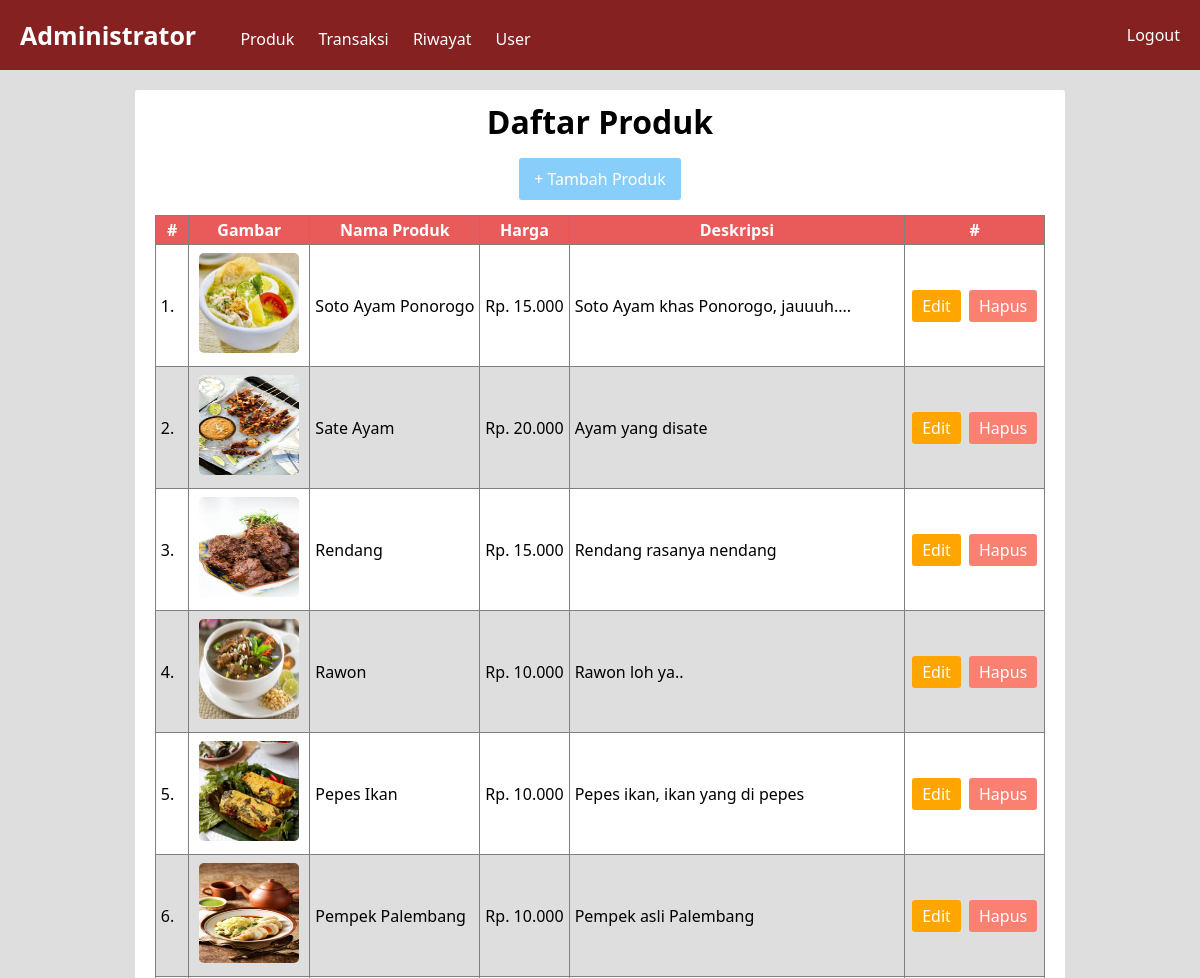
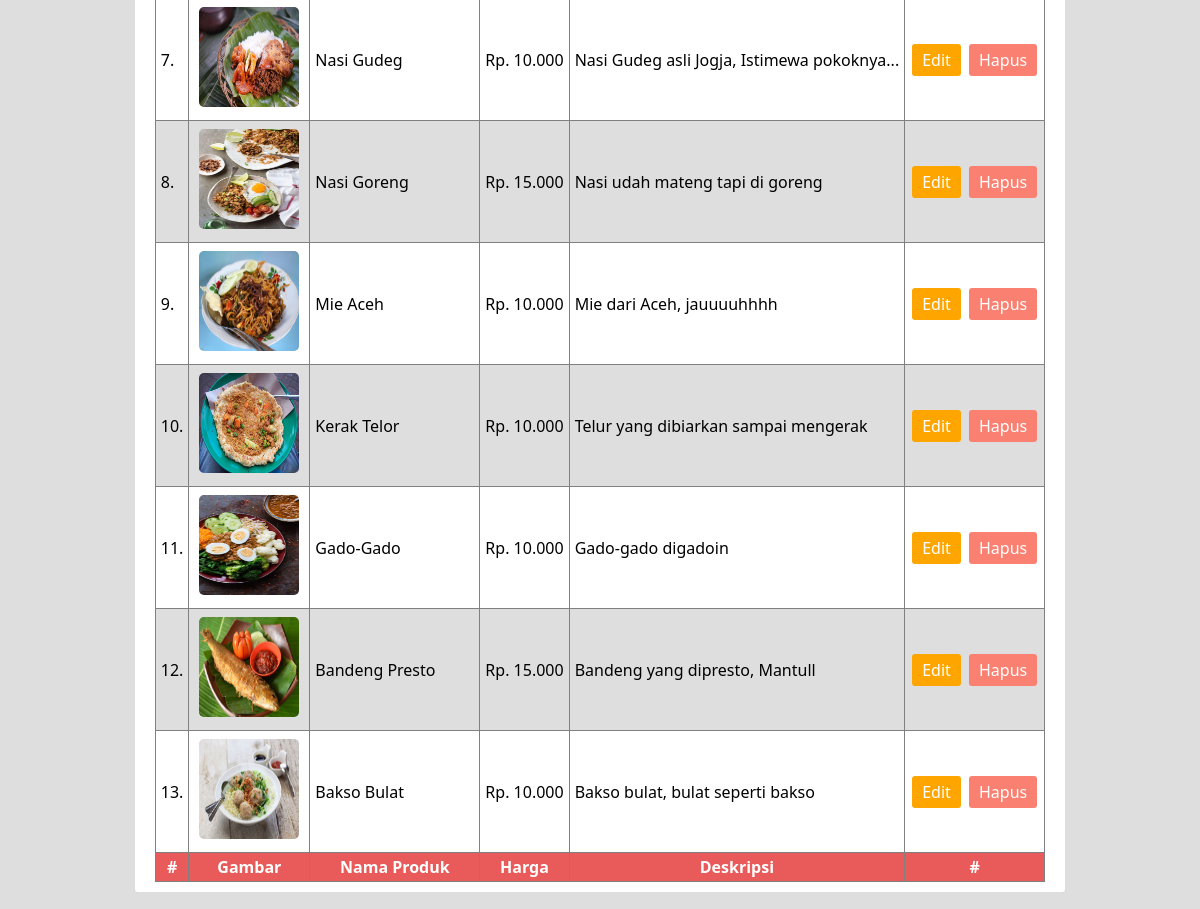
The app's page /admin/index.php?id=produk (signed in) with its own data (2 pictures, top to bottom).
### tables this page shows
CREATE TABLE `produk` (
  `id_produk` int(11) NOT NULL,
  `nama_produk` varchar(50) NOT NULL,
  `harga_produk` int(11) NOT NULL,
  `deskripsi_produk` varchar(200) NOT NULL,
  `foto_produk` varchar(50) NOT NULL
);

### admin/pages/produk.php (the view)
<div class="produk">
  <div class="daftarProduk">
    <h1>Daftar Produk</h1>
    <a class="btn-tambah" href="index.php?id=tambahproduk">+ Tambah Produk</a>
    <table>
      <tr>
        <th>#</th>
        <th>Gambar</th>
        <th>Nama Produk</th>
        <th>Harga</th>
        <th>Deskripsi</th>
        <th>#</th>
      </tr>
      <?php
      $no = 1;
      $query = "SELECT * FROM produk ORDER BY produk.id_produk DESC";
      $ambilProduk = mysqli_query($konek, $query);
      while ($data = mysqli_fetch_array($ambilProduk)) {
       ?>
      <tr>
        <td><?php echo $no; ?>.</td>
        <td><img class="fotoDaftarProduk" src="./../dist/makan/<?php echo $data['foto_produk']; ?>"></td>
        <td><?php echo $data['nama_produk']; ?></td>
        <td>Rp. <?php echo number_format($data['harga_produk'], 0, ',', '.'); ?></td>
        <td><?php echo $data['deskripsi_produk']; ?></td>
        <td> <a class="btn-edit" href="#">Edit</a> <a class="btn-hapus" href="pages/dproduk.php?id=<?= $data['id_produk']; ?>">Hapus</a> </td>
      </tr>
      <?php
      $no++;
    }
       ?>
      <tr>
       <th>#</th>
       <th>Gambar</th>
       <th>Nama Produk</th>
       <th>Harga</th>
       <th>Deskripsi</th>
       <th>#</th>
      </tr>
    </table>
  </div>
</div>

### admin/__/css/style.css (style rules this page uses)
* { margin: 0; padding: 0; font-family: "Segoe UI"; }
html, body { width: 100%; height: 100%; }
.produk { width: 100%; min-height: 90%; background-color: #dedede; display: flex; justify-content: center; align-items: flex-start; }
.daftarProduk { background-color: white; margin: 20px 10px; border-radius: 3px; display: flex; align-items: center; justify-content: center; flex-direction: column; }
.daftarProduk h1 { text-align: center; margin: 10px; }
.daftarProduk table { border-collapse: collapse; margin: 10px 20px; }
.daftarProduk table tr th, .daftarProduk table tr td { border: 1px solid grey; padding: 3px 5px; }
.daftarProduk table tr th { background-color: #e95a5a; color: white; }
.daftarProduk table tr:nth-child(odd) { background-color: #dedede; }
.fotoDaftarProduk { width: 100px; height: 100px; border-radius: 5px; margin: 5px; }
.btn-edit, .btn-hapus { padding: 5px 10px; border-radius: 3px; margin: 5px 2px; color: white; text-decoration: none; }
.btn-edit { background-color: orange; }
.btn-hapus { background-color: salmon; }
.btn-tambah { padding: 10px 15px; border-radius: 3px; margin: 5px; text-align: center; color: white; text-decoration: none; background-color: lightskyblue; }

### records on screen
produk: foto_produk (picture), nama_produk "Soto Ayam Ponorogo", harga_produk "15.000", deskripsi_produk "Soto Ayam khas Ponorogo, jauuuh...."
produk: foto_produk (picture), nama_produk "Sate Ayam", harga_produk "20.000", deskripsi_produk "Ayam yang disate"
produk: foto_produk (picture), nama_produk "Rendang", harga_produk "15.000", deskripsi_produk "Rendang rasanya nendang"
produk: foto_produk (picture), nama_produk "Rawon", harga_produk "10.000", deskripsi_produk "Rawon loh ya.."
produk: foto_produk (picture), nama_produk "Pepes Ikan", harga_produk "10.000", deskripsi_produk "Pepes ikan, ikan yang di pepes"
produk: foto_produk (picture), nama_produk "Pempek Palembang", harga_produk "10.000", deskripsi_produk "Pempek asli Palembang"
produk: foto_produk (picture), nama_produk "Nasi Gudeg", harga_produk "10.000", deskripsi_produk "Nasi Gudeg asli Jogja, Istimewa pokoknya..."
produk: foto_produk (picture), nama_produk "Nasi Goreng", harga_produk "15.000", deskripsi_produk "Nasi udah mateng tapi di goreng"
produk: foto_produk (picture), nama_produk "Mie Aceh", harga_produk "10.000", deskripsi_produk "Mie dari Aceh, jauuuuhhhh"
produk: foto_produk (picture), nama_produk "Kerak Telor", harga_produk "10.000", deskripsi_produk "Telur yang dibiarkan sampai mengerak"
produk: foto_produk (picture), nama_produk "Gado-Gado", harga_produk "10.000", deskripsi_produk "Gado-gado digadoin"
produk: foto_produk (picture), nama_produk "Bandeng Presto", harga_produk "15.000", deskripsi_produk "Bandeng yang dipresto, Mantull"
produk: foto_produk (picture), nama_produk "Bakso Bulat", harga_produk "10.000", deskripsi_produk "Bakso bulat, bulat seperti bakso"
